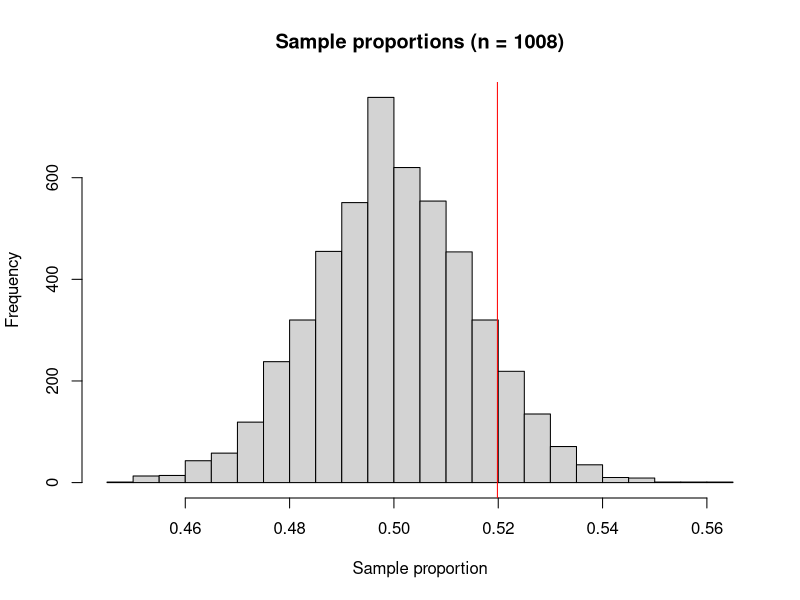
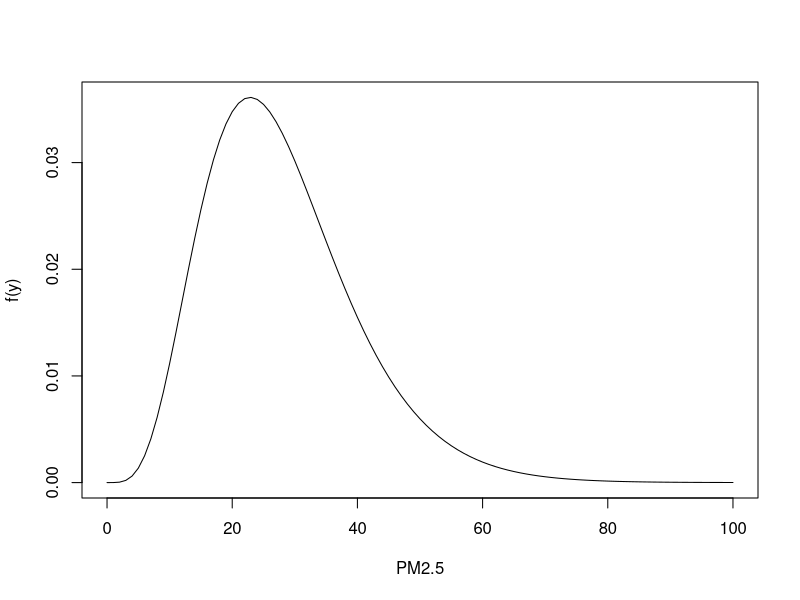
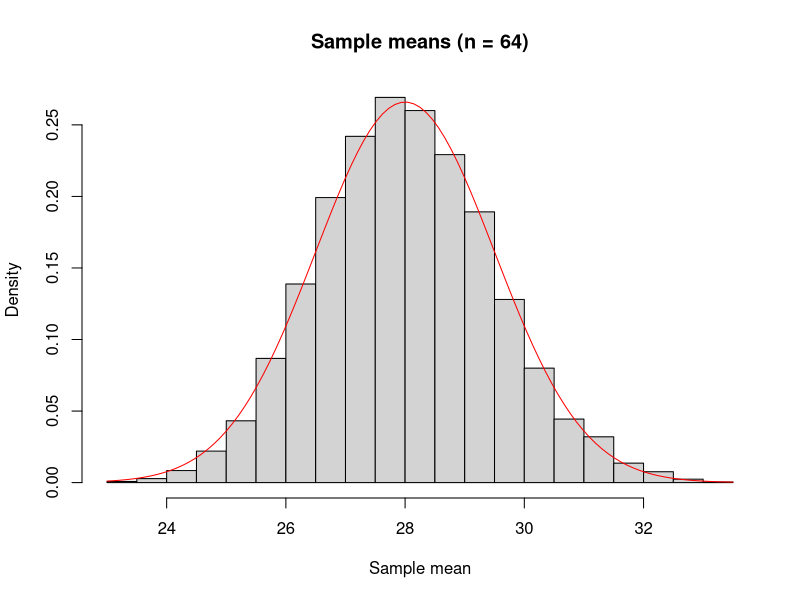

Write the R code that produced these figures, in order.
## -----------------------------------------------------------------------------
524 / 1008 # Sample proportion

## -----------------------------------------------------------------------------
set.seed(123)
R <- 5000 # Number of simulated surveys
pi_hat <- rbinom(R, size = 1008, prob = 0.5) / 1008 # R sample proportions
head(pi_hat)

## -----------------------------------------------------------------------------
hist(pi_hat, breaks = 30, main = "Sample proportions (n = 1008)", xlab = "Sample proportion")
abline(v = 524 / 1008, col = "red") # Observed sample proportion

## -----------------------------------------------------------------------------
mean(pi_hat >= 524 / 1008) # The mean of TRUE / FALSE values is a proportion

## -----------------------------------------------------------------------------
mean(pi_hat) # Simulated
sd(pi_hat) # Simulated
sqrt(0.5 * 0.5 / 1008) # Theoretical standard error

## -----------------------------------------------------------------------------
sqrt(0.5 * 0.5 / 10000)

## -----------------------------------------------------------------------------
mu <- 28
sigma <- 12
k <- mu^2 / sigma^2 # Shape, so that the mean is mu
lambda <- mu / sigma^2 # Rate, so that the standard deviation is sigma
curve(dgamma(x, shape = k, rate = lambda), from = 0, to = 100, xlab = "PM2.5", ylab = "f(y)")

## -----------------------------------------------------------------------------
set.seed(123)
n <- 64
mean(rgamma(n, shape = k, rate = lambda))
mean(rgamma(n, shape = k, rate = lambda))
mean(rgamma(n, shape = k, rate = lambda))

## -----------------------------------------------------------------------------
y_bar <- rep(NA, R) # Empty vector, to be filled with the R sample means

for (r in 1:R) {
  y <- rgamma(n, shape = k, rate = lambda) # A new campaign of n days
  y_bar[r] <- mean(y) # Its sample mean is stored in position r
}

## -----------------------------------------------------------------------------
mean(y_bar) # Simulated
sd(y_bar) # Simulated
sigma / sqrt(n) # Theoretical standard error

## -----------------------------------------------------------------------------
hist(y_bar, breaks = 30, freq = FALSE, main = "Sample means (n = 64)", xlab = "Sample mean")
curve(dnorm(x, mean = mu, sd = sigma / sqrt(n)), add = TRUE, col = "red")

## -----------------------------------------------------------------------------
1 - pnorm(31, mean = mu, sd = sigma / sqrt(n)) # Central limit theorem
mean(y_bar > 31) # Simulation

## -----------------------------------------------------------------------------
my_var <- function(x) mean(x^2) - mean(x)^2 # From Unit F: divides by n

set.seed(123)
n <- 5
R <- 10000
sigma2_hat <- rep(NA, R)
S2 <- rep(NA, R)

for (r in 1:R) {
  y <- rgamma(n, shape = k, rate = lambda)
  sigma2_hat[r] <- my_var(y)
  S2[r] <- var(y)
}

c(mean(sigma2_hat), mean(S2), sigma^2)

## -----------------------------------------------------------------------------
mean((sigma2_hat - sigma^2)^2) # MSE of the biased estimator
mean((S2 - sigma^2)^2) # MSE of the unbiased estimator
